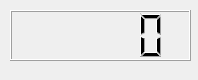
<?xml version="1.0" encoding="UTF-8"?>
<ui version="4.0">
 <class>Dialog</class>
 <widget class="QDialog" name="Dialog">
  <property name="geometry">
   <rect>
    <x>0</x>
    <y>0</y>
    <width>198</width>
    <height>80</height>
   </rect>
  </property>
  <property name="windowTitle">
   <string>Dialog</string>
  </property>
  <widget class="QLCDNumber" name="lcdNumber">
   <property name="geometry">
    <rect>
     <x>10</x>
     <y>10</y>
     <width>181</width>
     <height>51</height>
    </rect>
   </property>
  </widget>
 </widget>
 <resources/>
 <connections/>
</ui>
